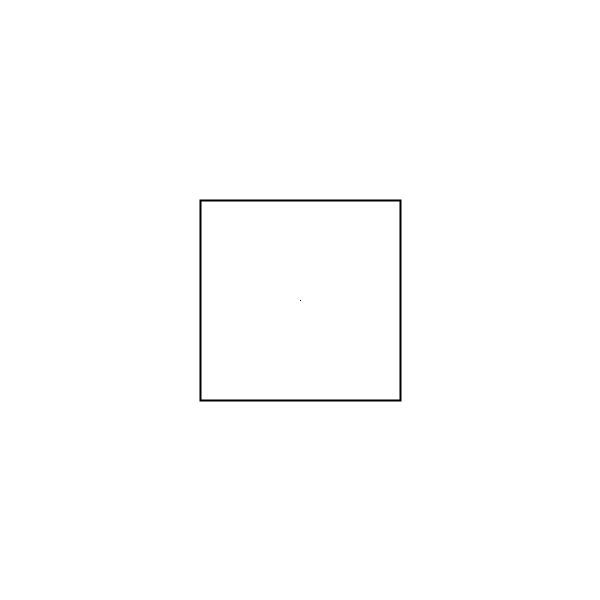
Frame 1 (no input)
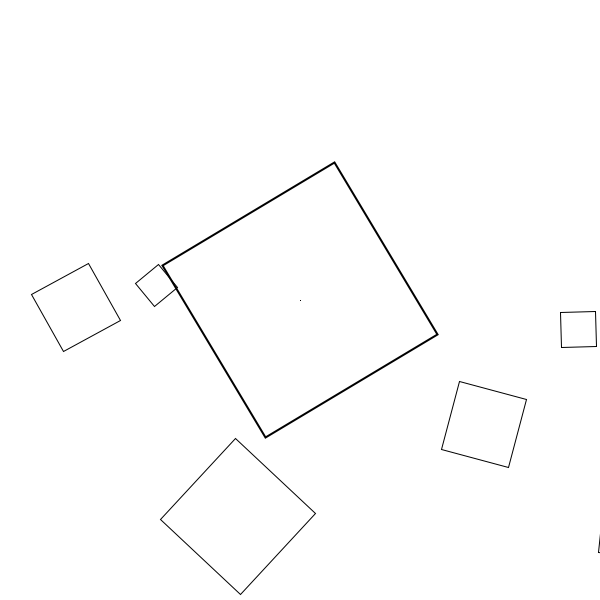
Frame 60 (the mouse pressed at the canvas centre just before this capture)
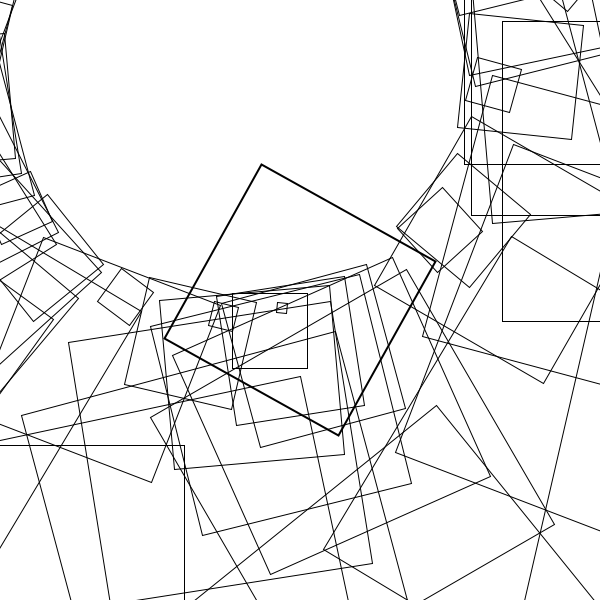
Frame 120 (the mouse held since frame 60 and released just before this capture)

The Processing sketch that drew these frames (run headless with seeded random() and noise(); from frame 60 on, the mouse is pressed at the canvas centre):

// Processing sketch: translate_Rotate
// ── translate_Rotate.pde
int degree=0;

void setup(){
  size(600,600);
  rectMode(CENTER);
}

void draw(){
  background(255);
  noFill();
  pushMatrix();
    translate(width/2,height/2);
    rotate(radians(degree));
    scale(2);
    degree++;
    rect(0,0,100,100);
  popMatrix();
  pushMatrix();
    
    for(int i=0;i<100;i++){
      translate(width/2, height/2);
      rotate(radians(-degree+i));
      rect(mouseX,mouseY,i*5,i*5);
    }
  popMatrix();
}
